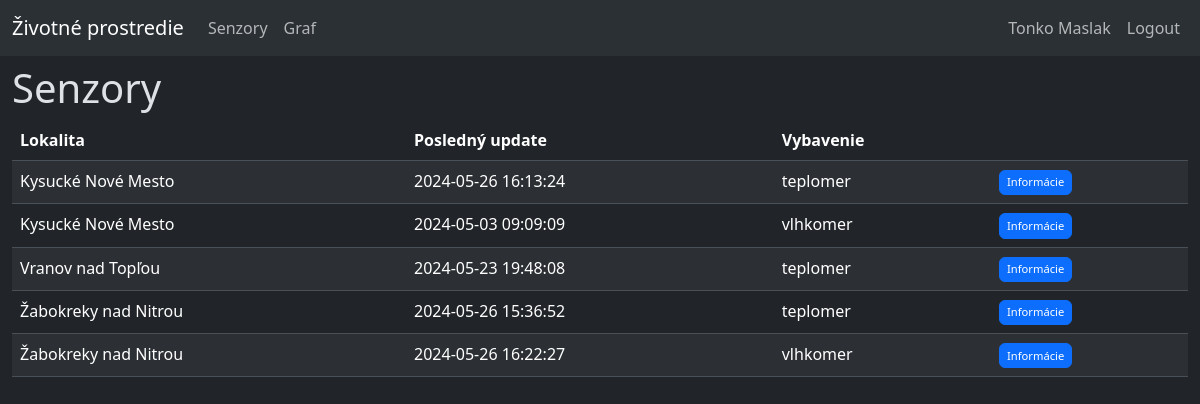
/senzor_info.php (signed in), run on the app's committed database.
### tables this page shows
CREATE TABLE `users` (
  `id` int(10) NOT NULL,
  `meno` varchar(64) NOT NULL,
  `email` varchar(255) NOT NULL,
  `heslo` varchar(255) NOT NULL,
  `id_rola` int(5) NOT NULL
);

CREATE TABLE `senzor` (
  `id` int(5) NOT NULL,
  `lokacia` varchar(64) NOT NULL,
  `posledny_update` datetime NOT NULL DEFAULT current_timestamp(),
  `vybavenie` varchar(32) NOT NULL
);

### functions.php (called while the page is built, shortened)
<?php
function role_check($conn) {
    if(isset($_SESSION["user_id"]) != "") {
        $role_id = $_SESSION["role_id"];
        $query = "SELECT * FROM role WHERE id = ".$role_id."";
        $result = mysqli_query($conn, $query);
        if (mysqli_num_rows($result) > 0)
        {
            while($row = mysqli_fetch_assoc($result))
            {
                $rola_user = $row["nazov"];
                return $rola_user;
            }
        }
    }
}
function get_name($user_id,$conn) {
    $query = "SELECT * FROM users WHERE id = ".$user_id."";
    $result = mysqli_query($conn, $query);
    if (mysqli_num_rows($result) > 0) {
        while($row = mysqli_fetch_assoc($result)) {
            return $row["meno"];
        }
    }
}

### senzor_info.php (the view, shortened to what this page needs)
<?php
    include("./connect.php");
    include("./functions.php");
?>
<!DOCTYPE html>
<html data-bs-theme="dark">
<head>
    <link href="https://cdn.jsdelivr.net/npm/bootstrap@5.3.3/dist/css/bootstrap.min.css" rel="stylesheet">
</head>
<body>
    <header><?php include_once("./header.php")?></header>
    <div class="container-xxl column-gap-3">
        <div class="row mt-2">
            <h1>Senzory</h1>
            <div class="col-12">
                <form method="post">
                    <table class="table table-striped">
                        <thead>
                            <tr>
                                <th scope="col">Lokalita</th>
                                <th scope="col">Posledný update</th>
                                <th scope="col">Vybavenie</th>
                                <th scope="col"></th>
                            </tr>
                        </thead>
                        <tbody>
                            <?php
                                $query = "SELECT * FROM senzor";
                                $result = mysqli_query($conn, $query);
                                if (mysqli_num_rows($result) > 0)
                                {
                                    while($row = mysqli_fetch_assoc($result))
                                    {
                                        echo "
                                        <tr>
                                            <td>".$row["lokacia"]."</td>
                                            <td>".$row["posledny_update"]."</td>
                                            <td>".$row["vybavenie"]."</td>
                                            <td><button type=\"submit\" formaction=\"./lokalita_info.php?lokalita=".$row["lokacia"]."&senzor=".$row["id"]."\" class=\"btn btn-primary\" style=\"--bs-btn-padding-y: .2rem; --bs-btn-padding-x: .45rem; --bs-btn-font-size: .7rem;\">Informácie</button></td>
                                        </tr>";
                                    }
                                }
                            ?>
                        </tbody>
                    </table>
                </form>
            </div>
        </div>
    </div>
</body>
</html>

### header.php (shortened to what this page needs)
<nav class="navbar navbar-expand-lg bg-body-tertiary">
    <div class="container-fluid">
        <a class="navbar-brand" href="./">Životné prostredie</a>
        <?php
            $rola_user = role_check($conn);
            if(isset($_SESSION["user_id"]) == "") {
                    echo "
                    <div class=\"collapse navbar-collapse\" id=\"navbar_left\">
                        <ul class=\"navbar-nav\">
                            <li class=\"nav-item\">
                                <a class=\"nav-link\" href=\"./graf.php\">Grafy</a>
                            </li>
                        </ul>
                    </div>
                    <ul class=\"navbar-nav\">
                        <li class=\"nav-item\">
                            <a class=\"nav-link\" href=\"./login.php\">Login</a>
                        </li>
                        <li class=\"nav-item\">
                            <a class=\"nav-link\" href=\"./register.php\">Register</a>
                        </li>
                    </ul>
                ";
            }
            else if($rola_user == "uradnik" || $rola_user == "vedec") {
                echo "
                <div class=\"collapse navbar-collapse\" id=\"navbar_left\">
                    <ul class=\"navbar-nav\">
                        <li class=\"nav-item\">
                            <a class=\"nav-link\" href=\"./senzor_info.php\">Senzory</a>
                        </li>
                        <li class=\"nav-item\">
                            <a class=\"nav-link\" href=\"./graf.php\">Graf</a>
                        </li>
                    </ul>
                </div>
                <div class=\"collapse navbar-collapse justify-content-end\" id=\"navbarNav\">
                    <ul class=\"navbar-nav\">
                        <li class=\"nav-item\">
                            <a class=\"nav-link\" href=\"./user_info.php\">".get_name($_SESSION["user_id"],$conn)."</a>
                        </li>
                        <li class=\"nav-item\">
                            <a class=\"nav-link\" href=\"./logout.php\">Logout</a>
                        </li>
                    </ul>
                </div>
                ";
            }
        ?>
    </div>
</nav>

### data on the page
users: meno "Tonko Maslak"
senzor: lokacia "Kysucké Nové Mesto", posledny_update "2024-05-26 16:13:24", vybavenie "teplomer"
senzor: lokacia "Kysucké Nové Mesto", posledny_update "2024-05-03 09:09:09", vybavenie "vlhkomer"
senzor: lokacia "Vranov nad Topľou", posledny_update "2024-05-23 19:48:08", vybavenie "teplomer"
senzor: lokacia "Žabokreky nad Nitrou", posledny_update "2024-05-26 15:36:52", vybavenie "teplomer"
senzor: lokacia "Žabokreky nad Nitrou", posledny_update "2024-05-26 16:22:27", vybavenie "vlhkomer"
